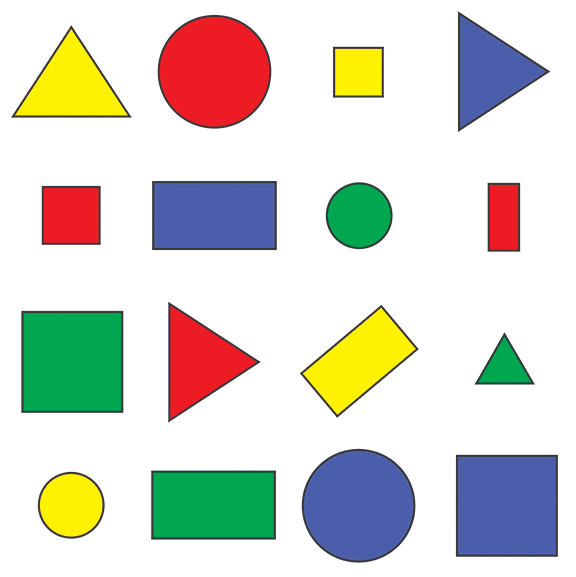
#> input picture shape.png, 576 x 577 px
$ python opencvv.py
#> lines starting #> are read from the running program, lines starting #| are printed output that depends on the picture
### StackImages.py
import cv2
import numpy as np
# [40 lines left out: function stackImages1, not called in this run]

def stackImages(scale, imgArray):
    rows = len(imgArray)
    cols = len(imgArray[0])
    rowsAvailable = isinstance(imgArray[0], list)
    width = imgArray[0][0].shape[1]
    height = imgArray[0][0].shape[0]
    if rowsAvailable:
        for x in range(0, rows):
            for y in range(0, cols):
                if imgArray[x][y].shape[:2] == imgArray[0][0].shape[:2]:
                    imgArray[x][y] = cv2.resize(imgArray[x][y], (0, 0), None, scale, scale)
                else:
                    imgArray[x][y] = cv2.resize(imgArray[x][y], (imgArray[0][0].shape[1], imgArray[0][0].shape[0]),
                                                None, scale, scale)
                if len(imgArray[x][y].shape) == 2:
                    imgArray[x][y] = cv2.cvtColor(imgArray[x][y], cv2.COLOR_GRAY2BGR)
        imageBlank = np.zeros((height, width, 3), np.uint8)
        hor = [imageBlank] * rows
        hor_con = [imageBlank] * rows
        for x in range(0, rows):
            hor[x] = np.hstack(imgArray[x])
        ver = np.vstack(hor)
    else:
        for x in range(0, rows):
            if imgArray[x].shape[:2] == imgArray[0].shape[:2]:
                imgArray[x] = cv2.resize(imgArray[x], (0, 0), None, scale, scale)
            else:
                imgArray[x] = cv2.resize(imgArray[x], (imgArray[0].shape[1], imgArray[0].shape[0]), None, scale,
                                         scale)
            if len(imgArray[x].shape) == 2: imgArray[x] = cv2.cvtColor(imgArray[x], cv2.COLOR_GRAY2BGR)
        hor = np.hstack(imgArray)
        ver = hor
    return ver


# [31 lines left out: function stackImages2, not called in this run]


# [2 lines that do not run on import are left out]

### opencvv.py
import cv2
import numpy as np

from StackImages import stackImages

def getcontours(img):
    contours, hierarchy = cv2.findContours(img,cv2.RETR_EXTERNAL,cv2.CHAIN_APPROX_NONE)

path = "shape.png"
img = cv2.imread(path)
#> img is the input picture: shape (577, 576, 3); mean B, G, R 205.1, 214.3, 214.2

imgBlank = np.zeros_like(img)
imGray = cv2.cvtColor(img, cv2.COLOR_BGR2GRAY)
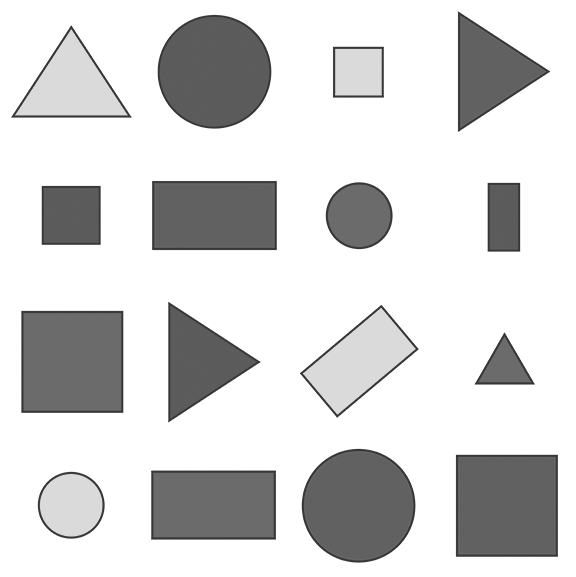
#> imGray: shape (577, 576); min 54, max 255, mean 213.2
imBlur = cv2.GaussianBlur(imGray, (7, 7), 1)
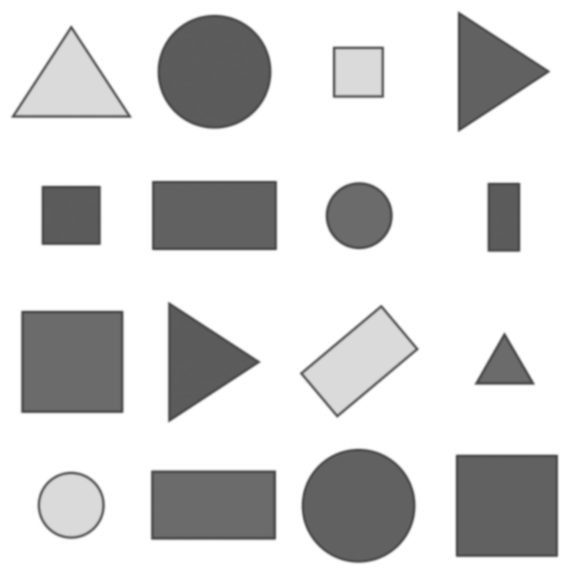
#> imBlur: shape (577, 576); min 72, max 255, mean 213.2
imCanny = cv2.Canny(imBlur, 50, 50)
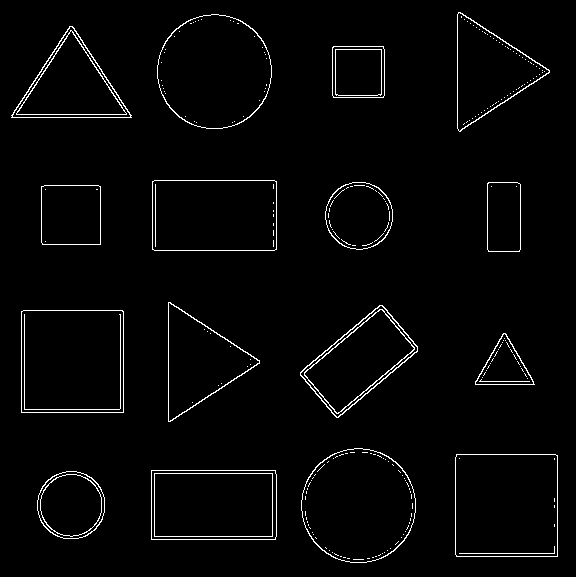
#> imCanny: shape (577, 576); 2.4% white in thin lines or dots

imgStack = stackImages(0.6, ([[img, imGray, imBlur],
                       [imCanny, imgBlank, imgBlank]]))
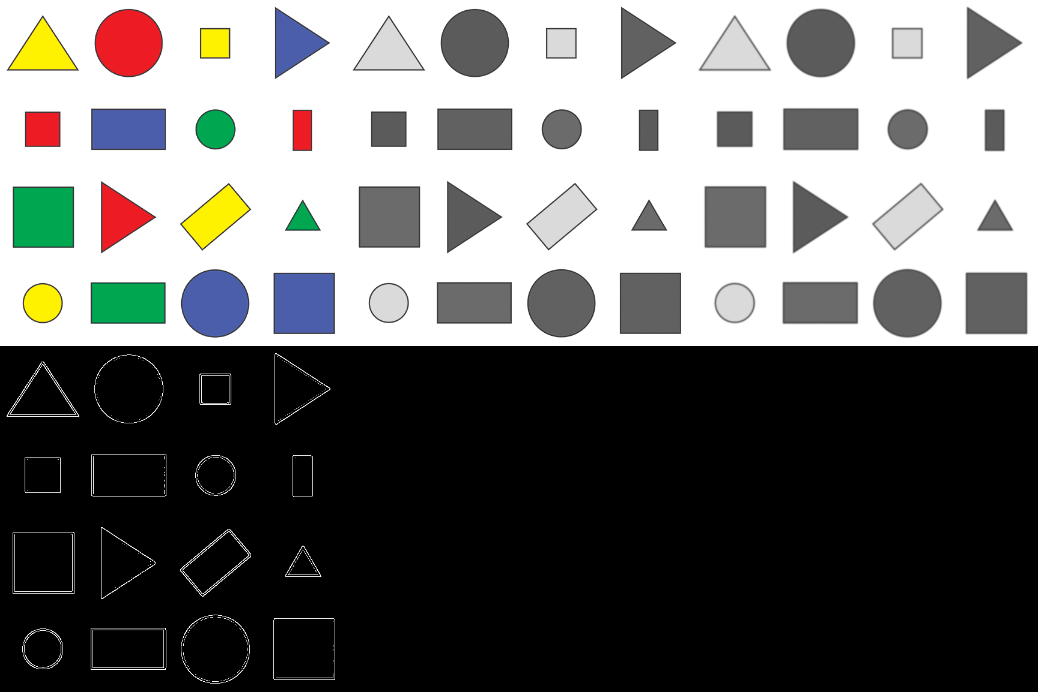
#> imgStack: shape (692, 1038, 3); mean B, G, R 106.3, 107.8, 107.8

cv2.imshow("images", imgStack)

cv2.waitKey(0)
